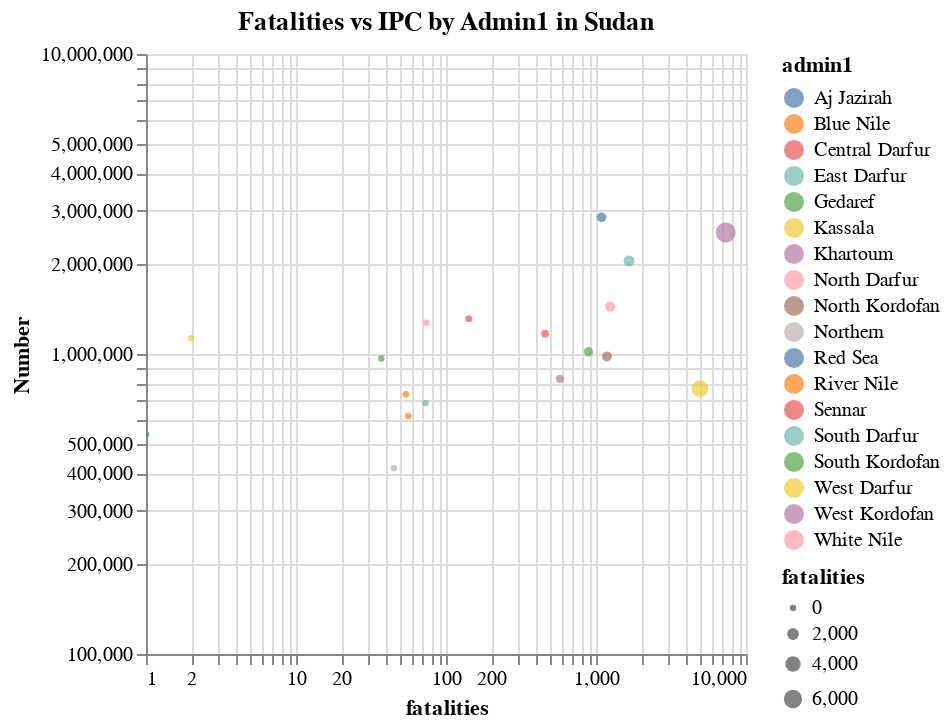

This figure's notebook cell:
### Code cell
# Create the chart with the selection and regression line
chart = alt.Chart(acled_ipc_adm1).mark_circle().encode(
    x=alt.X('fatalities:Q', scale=alt.Scale(type='log')),
    y=alt.Y('Number:Q', scale=alt.Scale(type='log')),
    color='admin1:N',
    size=alt.Size('fatalities:Q', scale=alt.Scale(range=[10, 100])),
    tooltip=['admin1', 'fatalities', 'Number']
).properties(
    title='Fatalities vs IPC by Admin1 in Sudan'
).interactive()

chart

### Figure 1 — Vega-Lite specification as saved in the notebook (floating-point values rounded to 4 significant figures)
{"config": {"view": {"continuousWidth": 300, "continuousHeight": 300}}, "data": {"name": "data-dc49ec2ebef9afa87c3ad4cbbfb19c3f"}, "mark": {"type": "circle"}, "encoding": {"color": {"field": "admin1", "type": "nominal"}, "size": {"field": "fatalities", "scale": {"range": [10, 100]}, "type": "quantitative"}, "tooltip": [{"field": "admin1", "type": "nominal"}, {"field": "fatalities", "type": "quantitative"}, {"field": "Number", "type": "nominal"}], "x": {"field": "fatalities", "scale": {"type": "log"}, "type": "quantitative"}, "y": {"field": "Number", "scale": {"type": "log"}, "type": "quantitative"}}, "params": [{"name": "param_79", "select": {"type": "interval", "encodings": ["x", "y"]}, "bind": "scales"}], "title": "Fatalities vs IPC by Admin1 in Sudan", "$schema": "https://vega.github.io/schema/vega-lite/v5.20.1.json", "datasets": {"data-dc49ec2ebef9afa87c3ad4cbbfb19c3f": [{"admin1": "Aj Jazirah", "fatalities": 1089, "event_id_cnty": 891, "Date of analysis": "Apr 2024", "Country": "SDN", "Total country population": "47208125", "Level 1": "Aj Jazirah", "Validity period": "current", "From": "2024-04-01", "To": "2024-05-31", "Phase": "3+", "Number": "2853931", "Percentage": "0.53"}, {"admin1": "Blue Nile", "fatalities": 54, "event_id_cnty": 46, "Date of analysis": "Apr 2024", "Country": "SDN", "Total country population": "47208125", "Level 1": "Blue Nile", "Validity period": "current", "From": "2024-04-01", "To": "2024-05-31", "Phase": "3+", "Number": "734784", "Percentage": "0.5"}, {"admin1": "Central Darfur", "fatalities": 458, "event_id_cnty": 224, "Date of analysis": "Apr 2024", "Country": "SDN", "Total country population": "47208125", "Level 1": "Central Darfur", "Validity period": "current", "From": "2024-04-01", "To": "2024-05-31", "Phase": "3+", "Number": "1167817", "Percentage": "0.58"}, {"admin1": "East Darfur", "fatalities": 73, "event_id_cnty": 67, "Date of analysis": "Apr 2024", "Country": "SDN", "Total country population": "47208125", "Level 1": "East Darfur", "Validity period": "current", "From": "2024-04-01", "To": "2024-05-31", "Phase": "3+", "Number": "686566", "Percentage": "0.39"}, {"admin1": "Gedaref", "fatalities": 37, "event_id_cnty": 101, "Date of analysis": "Apr 2024", "Country": "SDN", "Total country population": "47208125", "Level 1": "Gedaref", "Validity period": "current", "From": "2024-04-01", "To": "2024-05-31", "Phase": "3+", "Number": "966142", "Percentage": "0.31"}, {"admin1": "Kassala", "fatalities": 2, "event_id_cnty": 57, "Date of analysis": "Apr 2024", "Country": "SDN", "Total country population": "47208125", "Level 1": "Kassala", "Validity period": "current", "From": "2024-04-01", "To": "2024-05-31", "Phase": "3+", "Number": "1130199", "Percentage": "0.38"}, {"admin1": "Khartoum", "fatalities": 7329, "event_id_cnty": 4425, "Date of analysis": "Apr 2024", "Country": "SDN", "Total country population": "47208125", "Level 1": "Khartoum", "Validity period": "current", "From": "2024-04-01", "To": "2024-05-31", "Phase": "3+", "Number": "2541541", "Percentage": "0.49"}, {"admin1": "North Darfur", "fatalities": 1242, "event_id_cnty": 578, "Date of analysis": "Apr 2024", "Country": "SDN", "Total country population": "47208125", "Level 1": "North Darfur", "Validity period": "current", "From": "2024-04-01", "To": "2024-05-31", "Phase": "3+", "Number": "1438277", "Percentage": "0.59"}, {"admin1": "North Kordofan", "fatalities": 1183, "event_id_cnty": 357, "Date of analysis": "Apr 2024", "Country": "SDN", "Total country population": "47208125", "Level 1": "North Kordofan", "Validity period": "current", "From": "2024-04-01", "To": "2024-05-31", "Phase": "3+", "Number": "981111", "Percentage": "0.43"}, {"admin1": "Northern", "fatalities": 45, "event_id_cnty": 66, "Date of analysis": "Apr 2024", "Country": "SDN", "Total country population": "47208125", "Level 1": "Northern", "Validity period": "current", "From": "2024-04-01", "To": "2024-05-31", "Phase": "3+", "Number": "416243", "Percentage": "0.29"}, {"admin1": "Red Sea", "fatalities": 1, "event_id_cnty": 79, "Date of analysis": "Apr 2024", "Country": "SDN", "Total country population": "47208125", "Level 1": "Red Sea", "Validity period": "current", "From": "2024-04-01", "To": "2024-05-31", "Phase": "3+", "Number": "538962", "Percentage": "0.3"}, {"admin1": "River Nile", "fatalities": 56, "event_id_cnty": 75, "Date of analysis": "Apr 2024", "Country": "SDN", "Total country population": "47208125", "Level 1": "River Nile", "Validity period": "current", "From": "2024-04-01", "To": "2024-05-31", "Phase": "3+", "Number": "621542", "Percentage": "0.26"}, {"admin1": "Sennar", "fatalities": 142, "event_id_cnty": 80, "Date of analysis": "Apr 2024", "Country": "SDN", "Total country population": "47208125", "Level 1": "Sennar", "Validity period": "current", "From": "2024-04-01", "To": "2024-05-31", "Phase": "3+", "Number": "1311693", "Percentage": "0.49"}, {"admin1": "South Darfur", "fatalities": 1660, "event_id_cnty": 401, "Date of analysis": "Apr 2024", "Country": "SDN", "Total country population": "47208125", "Level 1": "South Darfur", "Validity period": "current", "From": "2024-04-01", "To": "2024-05-31", "Phase": "3+", "Number": "2041268", "Percentage": "0.56"}, {"admin1": "South Kordofan", "fatalities": 891, "event_id_cnty": 278, "Date of analysis": "Apr 2024", "Country": "SDN", "Total country population": "47208125", "Level 1": "South Kordofan", "Validity period": "current", "From": "2024-04-01", "To": "2024-05-31", "Phase": "3+", "Number": "1018272", "Percentage": "0.48"}, {"admin1": "West Darfur", "fatalities": 4929, "event_id_cnty": 318, "Date of analysis": "Apr 2024", "Country": "SDN", "Total country population": "47208125", "Level 1": "West Darfur", "Validity period": "current", "From": "2024-04-01", "To": "2024-05-31", "Phase": "3+", "Number": "765187", "Percentage": "0.59"}, {"admin1": "West Kordofan", "fatalities": 575, "event_id_cnty": 213, "Date of analysis": "Apr 2024", "Country": "SDN", "Total country population": "47208125", "Level 1": "West Kordofan", "Validity period": "current", "From": "2024-04-01", "To": "2024-05-31", "Phase": "3+", "Number": "826909", "Percentage": "0.45"}, {"admin1": "White Nile", "fatalities": 74, "event_id_cnty": 112, "Date of analysis": "Apr 2024", "Country": "SDN", "Total country population": "47208125", "Level 1": "White Nile", "Validity period": "current", "From": "2024-04-01", "To": "2024-05-31", "Phase": "3+", "Number": "1271505", "Percentage": "0.39"}]}}
